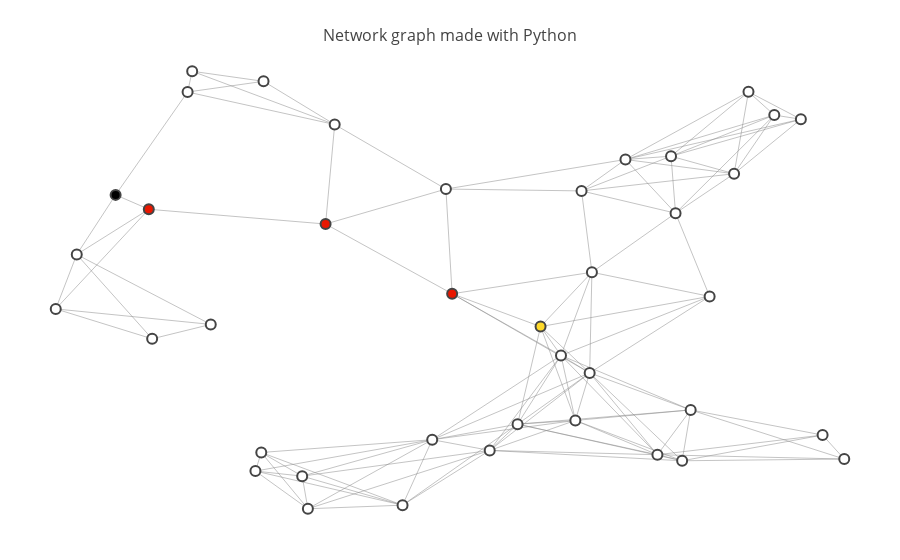

The code cell stored with this chart in its notebook:
### Markdown cell above
### Advanced Visualizations

The map above shows a network of roads which spans 40 different intersections (labeled 0 through 39). 

The `show_map` function which generated this map also takes a few optional parameters which might be useful for visualizaing the output of the search algorithm you will write.

* `start` - The "start" node for the search algorithm.
* `goal`  - The "goal" node.
* `path`  - An array of integers which corresponds to a valid sequence of intersection visits on the map.

### Code cell
# run this code, note the effect of including the optional
# parameters in the function call.
show_map(map_40, start=5, goal=34, path=[5,16,37,12,34])

### Figure 1 — Plotly figure (JSON) as saved in the notebook; plotly's stock layout.template omitted (floating-point values rounded to 4 significant figures; data arrays with more than 128 entries replaced by an {"elided": "..."} marker saying what was removed)
{"data": [{"hoverinfo": "none", "line": {"color": "#888", "width": 0.5}, "mode": "lines", "type": "scatter", "x": {"elided": "369 float values"}, "y": {"elided": "369 float values"}}, {"hoverinfo": "text", "marker": {"color": [0, 0, 0, 0, 0, 3, 0, 0, 0, 0, 0, 0, 2, 0, 0, 0, 2, 0, 0, 0, 0, 0, 0, 0, 0, 0, 0, 0, 0, 0, 0, 0, 0, 0, 1, 0, 0, 2, 0, 0], "colorbar": {"thickness": 15, "title": "Node Connections", "titleside": "right", "xanchor": "left"}, "colorscale": "Hot", "line": {"width": 2}, "reversescale": true, "showscale": false, "size": 10}, "mode": "markers", "text": ["Intersection 0", "Intersection 1", "Intersection 2", "Intersection 3", "Intersection 4", "Intersection 5", "Intersection 6", "Intersection 7", "Intersection 8", "Intersection 9", "Intersection 10", "Intersection 11", "Intersection 12", "Intersection 13", "Intersection 14", "Intersection 15", "Intersection 16", "Intersection 17", "Intersection 18", "Intersection 19", "Intersection 20", "Intersection 21", "Intersection 22", "Intersection 23", "Intersection 24", "Intersection 25", "Intersection 26", "Intersection 27", "Intersection 28", "Intersection 29", "Intersection 30", "Intersection 31", "Intersection 32", "Intersection 33", "Intersection 34", "Intersection 35", "Intersection 36", "Intersection 37", "Intersection 38", "Intersection 39"], "type": "scatter", "x": [0.7802, 0.525, 0.8085, 0.2599, 0.7354, 0.09089, 0.314, 0.6825, 0.2013, 0.8552, 0.7582, 0.2531, 0.4814, 0.9112, 0.04581, 0.4583, 0.1294, 0.6077, 0.7196, 0.886, 0.4238, 0.8252, 0.4742, 0.2625, 0.9364, 0.6243, 0.5573, 0.7483, 0.6436, 0.3451, 0.02142, 0.641, 0.1744, 0.1333, 0.584, 0.3074, 0.7406, 0.3345, 0.1797, 0.6315], "y": [0.4947, 0.1495, 0.7696, 0.1449, 0.809, 0.7223, 0.01876, 0.8016, 0.432, 0.9011, 0.2403, 0.1032, 0.5006, 0.1839, 0.5887, 0.1736, 0.69, 0.3623, 0.1399, 0.8919, 0.02677, 0.9533, 0.7353, 0.9768, 0.1302, 0.2167, 0.2084, 0.1263, 0.5489, 0.88, 0.4666, 0.3233, 0.9529, 0.3997, 0.427, 0.09187, 0.6813, 0.6569, 0.9994, 0.7312]}], "layout": {"hovermode": "closest", "margin": {"b": 20, "l": 5, "r": 5, "t": 40}, "showlegend": false, "title": "<br>Network graph made with Python", "titlefont": {"size": 16}, "xaxis": {"showgrid": false, "showticklabels": false, "zeroline": false}, "yaxis": {"showgrid": false, "showticklabels": false, "zeroline": false}}}
